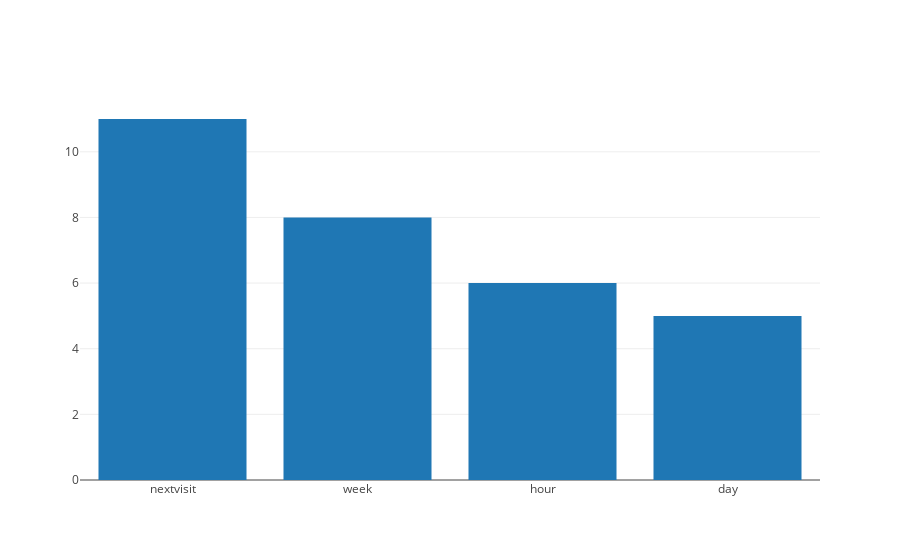

Write notebook code for a chart like this one.
### Code cell
from scipy.stats import chisquare

survey_choice_to_num_users_who_choose_it_most_commonly = get_survey_choice_to_num_users_who_choose_it_most_commonly()
print(survey_choice_to_num_users_who_choose_it_most_commonly)
print(chisquare(list(survey_choice_to_num_users_who_choose_it_most_commonly.values())))
plot_dict_as_bar(survey_choice_to_num_users_who_choose_it_most_commonly)

### Figure 1 — Plotly figure (JSON) as saved in the notebook; plotly's stock layout.template omitted (floating-point values rounded to 4 significant figures)
{"data": [{"type": "bar", "uid": "a5905a97-d4a5-4d7e-b546-7f07d3375fa2", "x": ["nextvisit", "week", "hour", "day"], "y": [11, 8, 6, 5]}], "layout": {}}
